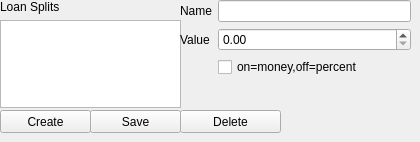
       <widget class="QWidget" name="tab_2">
        <attribute name="title">
         <string>Loan Splits</string>
        </attribute>
        <widget class="QWidget" name="formLayoutWidget_6">
         <property name="geometry">
          <rect>
           <x>0</x>
           <y>0</y>
           <width>181</width>
           <height>108</height>
          </rect>
         </property>
         <layout class="QFormLayout" name="formLayout_6">
          <item row="0" column="0">
           <widget class="QLabel" name="label_20">
            <property name="text">
             <string>Loan Splits</string>
            </property>
           </widget>
          </item>
          <item row="1" column="0" colspan="2">
           <widget class="QListWidget" name="loanSplitList"/>
          </item>
         </layout>
        </widget>
        <widget class="QPushButton" name="createLoanSplit">
         <property name="geometry">
          <rect>
           <x>0</x>
           <y>110</y>
           <width>91</width>
           <height>23</height>
          </rect>
         </property>
         <property name="text">
          <string>Create</string>
         </property>
        </widget>
        <widget class="QPushButton" name="saveLoanSplit">
         <property name="geometry">
          <rect>
           <x>90</x>
           <y>110</y>
           <width>91</width>
           <height>23</height>
          </rect>
         </property>
         <property name="text">
          <string>Save</string>
         </property>
        </widget>
        <widget class="QPushButton" name="deleteLoanSplit">
         <property name="geometry">
          <rect>
           <x>180</x>
           <y>110</y>
           <width>101</width>
           <height>23</height>
          </rect>
         </property>
         <property name="text">
          <string>Delete</string>
         </property>
        </widget>
        <widget class="QWidget" name="formLayoutWidget_8">
         <property name="geometry">
          <rect>
           <x>180</x>
           <y>0</y>
           <width>231</width>
           <height>101</height>
          </rect>
         </property>
         <layout class="QFormLayout" name="formLayout_8">
          <item row="0" column="0">
           <widget class="QLabel" name="label_21">
            <property name="text">
             <string>Name</string>
            </property>
           </widget>
          </item>
          <item row="0" column="1">
           <widget class="QLineEdit" name="loanSplitName"/>
          </item>
          <item row="1" column="0">
           <widget class="QLabel" name="label_22">
            <property name="text">
             <string>Value</string>
            </property>
           </widget>
          </item>
          <item row="1" column="1">
           <widget class="QDoubleSpinBox" name="loanSplitValue">
            <property name="maximum">
             <double>9999.989999999999782</double>
            </property>
           </widget>
          </item>
          <item row="2" column="1">
           <widget class="QCheckBox" name="loanSplitMoney">
            <property name="text">
             <string>on=money,off=percent</string>
            </property>
           </widget>
          </item>
         </layout>
        </widget>
       </widget>
